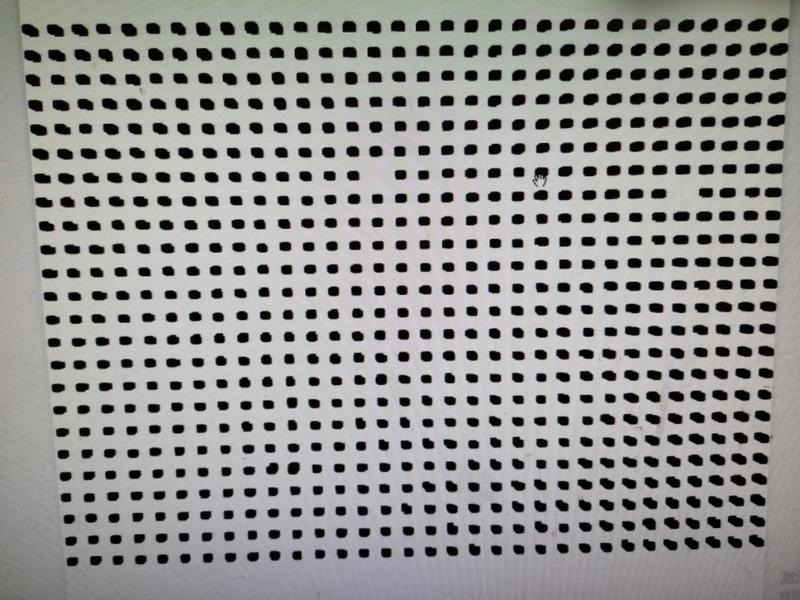
#> input picture opencv_prj/defect/kd3f6nh06a.png, 800 x 600 px, found by its file name
$ python defect_detector.py
#> lines starting #> are read from the running program, lines starting #| are printed output that depends on the picture; after the words box and inside, x2 and y2 are one past the last pixel; in counts of white or black regions, pixels touching at a corner belong together
import cv2
import numpy as np

class DefectDetector:
    def __init__(self):
        self.min_area = 10
        # 使用字典存储参数，方便通过滑动条更新
        self.params = {
            'h_tolerance': 18,  # 水平容差 (实际值除以10)
            'v_tolerance': 15,  # 垂直容差 (实际值除以10)
            'neighbor_threshold': 6,  # 邻近点验证阈值
            'row_tolerance': 5,  # 行分组容差
            'min_spacing': 5,  # 最小网格间距
            'max_spacing': 50   # 最大网格间距
        }

    def find_points(self, binary):
        """查找所有点的坐标"""
        contours, _ = cv2.findContours(binary, cv2.RETR_EXTERNAL, cv2.CHAIN_APPROX_SIMPLE)

        points = []
        for cnt in contours:
            if cv2.contourArea(cnt) > self.min_area:
                M = cv2.moments(cnt)
                if M["m00"] != 0:
                    cx = int(M["m10"] / M["m00"])
                    cy = int(M["m01"] / M["m00"])
                    points.append((cx, cy))

        return np.array(points)

    def group_points_by_rows(self, points):
        """将点按行分组，考虑图像倾斜"""
        sorted_points = points[np.argsort(points[:, 1])]

        rows = []
        current_row = [sorted_points[0]]
        current_y = sorted_points[0][1]

        for point in sorted_points[1:]:
            if abs(point[1] - current_y) <= self.params['row_tolerance']:
                current_row.append(point)
            else:
                if len(current_row) >= 3:  # 至少3个点才能构成有效行
                    rows.append(sorted(current_row, key=lambda p: p[0]))
                current_row = [point]
                current_y = point[1]

        if len(current_row) >= 3:
            rows.append(sorted(current_row, key=lambda p: p[0]))

        return rows

    def get_grid_parameters(self, points):
        """计算网格参数"""
        # 计算水平和垂直方向的间距
        x_diffs = []
        y_diffs = []

        for i in range(len(points)):
            for j in range(i + 1, len(points)):
                dx = abs(points[i][0] - points[j][0])
                dy = abs(points[i][1] - points[j][1])
                if self.params['min_spacing'] < dx < self.params['max_spacing']:  # 合理的水平间距范围
                    x_diffs.append(dx)
                if self.params['min_spacing'] < dy < self.params['max_spacing']:  # 合理的垂直间距范围
                    y_diffs.append(dy)

        # 使用直方图找出最常见的间距
        if x_diffs:
            hist_x, bins_x = np.histogram(x_diffs, bins=20)
            x_spacing = bins_x[np.argmax(hist_x)]
        else:
            x_spacing = None

        if y_diffs:
            hist_y, bins_y = np.histogram(y_diffs, bins=20)
            y_spacing = bins_y[np.argmax(hist_y)]
        else:
            y_spacing = None

        return x_spacing, y_spacing

    def verify_missing_point(self, x, y, points, x_spacing, y_spacing):
        """验证缺失点的有效性"""
        neighbor_count = 0

        # 检查8个方向的邻近点
        for px, py in points:
            dx = abs(px - x)
            dy = abs(py - y)

            # 检查点是否在合理的网格距离内
            if (x_spacing * 0.8 <= dx <= x_spacing * 1.2 and dy <= y_spacing * 0.3) or \
               (y_spacing * 0.8 <= dy <= y_spacing * 1.2 and dx <= x_spacing * 0.3) or \
               (x_spacing * 0.8 <= dx <= x_spacing * 1.2 and
                y_spacing * 0.8 <= dy <= y_spacing * 1.2):  # 对角线方向
                neighbor_count += 1
                if neighbor_count >= self.params['neighbor_threshold']:
                    return True
        return False

    def find_missing_points(self, rows, all_points):
        """检测缺失的点"""
        defects = []
        x_spacing, y_spacing = self.get_grid_parameters(all_points)

        if x_spacing is None or y_spacing is None:
            return defects

        # 检查水平方向的缺失点
        for row in rows:
            if len(row) < 5:
                continue

            for i in range(len(row)-1):
                current_dist = row[i+1][0] - row[i][0]
                if current_dist > x_spacing * self.params['h_tolerance'] / 10:
                    missing_count = round(current_dist / x_spacing) - 1
                    for j in range(missing_count):
                        x = int(row[i][0] + x_spacing * (j + 1))
                        y = int((row[i][1] + row[i+1][1]) / 2)
                        if self.verify_missing_point(x, y, all_points, x_spacing, y_spacing):
                            defects.append((x, y))

        return defects

    def process_image(self, image):
        """处理图像并返回结果（用于实时更新）"""
        gray = cv2.cvtColor(image, cv2.COLOR_BGR2GRAY)
        _, binary = cv2.threshold(gray, 0, 255, cv2.THRESH_OTSU | cv2.THRESH_BINARY_INV)

        points = self.find_points(binary)
        if len(points) == 0:
            return image.copy(), np.zeros_like(gray), []

        rows = self.group_points_by_rows(points)
        defects = self.find_missing_points(rows, points)

        result = image.copy()
        mask = np.zeros_like(gray)

        # 标记检测到的点
        for point in points:
            cv2.circle(result, tuple(point), 2, (0, 255, 0), -1)
            cv2.circle(mask, tuple(point), 3, 255, -1)

        # 标记缺陷
        for x, y in defects:
            cv2.circle(result, (x, y), 8, (0, 0, 255), 2)
            cv2.line(result, (x-6, y), (x+6, y), (0, 0, 255), 2)
            cv2.line(result, (x, y-6), (x, y+6), (0, 0, 255), 2)
            cv2.circle(mask, (x, y), 5, 200, 2)

        return result, mask, defects

def create_parameter_window():
    """创建参数调整窗口"""
    cv2.namedWindow('Parameters')

    # 创建滑动条
    cv2.createTrackbar('H_Tolerance(x0.1)', 'Parameters', 18, 30, lambda x: None)
    cv2.createTrackbar('V_Tolerance(x0.1)', 'Parameters', 15, 30, lambda x: None)
    cv2.createTrackbar('Neighbor_Threshold', 'Parameters', 6, 12, lambda x: None)
    cv2.createTrackbar('Row_Tolerance', 'Parameters', 5, 15, lambda x: None)
    cv2.createTrackbar('Min_Spacing', 'Parameters', 5, 20, lambda x: None)
    cv2.createTrackbar('Max_Spacing', 'Parameters', 50, 100, lambda x: None)

def get_parameters():
    """获取滑动条的参数值"""
    params = {}
    # params['h_tolerance'] = cv2.getTrackbarPos('H_Tolerance(x0.1)', 'Parameters')
    # params['v_tolerance'] = cv2.getTrackbarPos('V_Tolerance(x0.1)', 'Parameters')
    # params['neighbor_threshold'] = cv2.getTrackbarPos('Neighbor_Threshold', 'Parameters')
    # params['row_tolerance'] = cv2.getTrackbarPos('Row_Tolerance', 'Parameters')
    # params['min_spacing'] = cv2.getTrackbarPos('Min_Spacing', 'Parameters')
    # params['max_spacing'] = cv2.getTrackbarPos('Max_Spacing', 'Parameters')
    params['h_tolerance'] = 4
    params['v_tolerance'] = 15
    params['neighbor_threshold'] = 7
    params['row_tolerance'] = 10
    params['min_spacing'] = 12
    params['max_spacing'] = 47
    return params

def main():
    detector = DefectDetector()

    try:
        # image_path = input("请输入图像路径: ")
        image_path = r"D:\git\py_process\opencv_prj\defect\kd3f6nh06a.png"
        image = cv2.imread(image_path)
#> image is the input picture: shape (600, 800, 3); mean B, G, R 147.1, 148.4, 149.1
        if image is None:
            raise Exception("无法读取图像")

        # 创建参数调整窗口
        # create_parameter_window()

        while True:
            # 获取当前参数
            detector.params = get_parameters()

            # 处理图像
            result, mask, defects = detector.process_image(image)
#> in process_image, `_, binary = cv2.threshold(gray, 0, 255, cv2.THRESH_OTSU | cv2.THRESH_B..`:
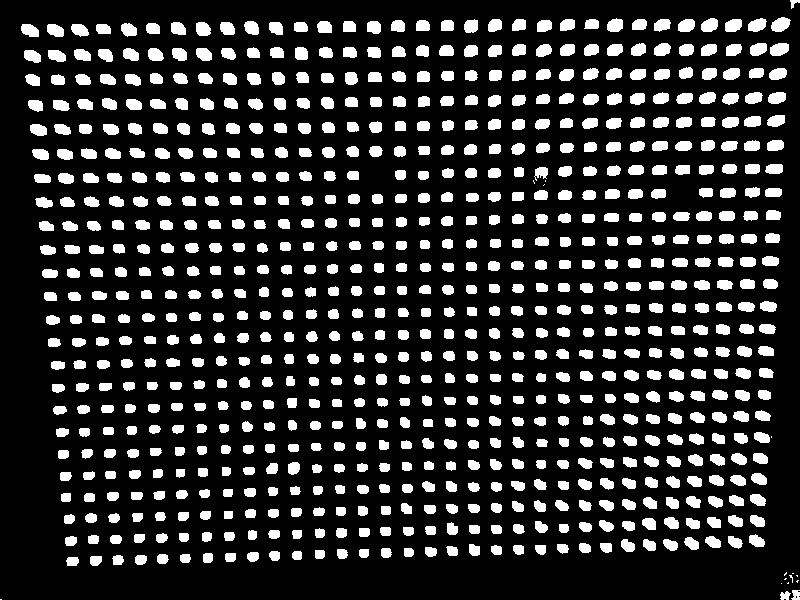
#> binary: shape (600, 800); 18.3% white; 782 white regions (13 under 20 px)
#> in find_points, `contours, _ = cv2.findContours(binary, cv2.RETR_EXTERNAL, cv2.CHAIN_AP..`: contours = 782 contours, 13 with area under 20; largest, box (x1, y1, x2, y2) and area: (771, 17, 791, 32) 189, (770, 43, 789, 56) 178, (748, 18, 767, 32) 168, (701, 18, 718, 32) 166, (725, 19, 742, 32) 163
#> the loop in find_points, `for cnt in contours:` made 782 passes
#> (cx, cy) on passes 2, 3, 12, 13, 14, 15, 16, 17, 18, 19, 20, 21: (784, 595), (795, 594), (72, 560), (95, 560), (140, 559), (117, 559), (184, 557), (162, 558), (230, 556), (207, 557), (252, 556), (296, 555)
#> cnt on passes 1, 4, 5, 7, 8, 10: [[0, 599], [1, 599]], [[781, 583]], [[788, 582], [787, 583], [788, 583]], [[785, 578], [784, 579], [785, 579], [786, 578]], [[796, 575], [797, 576], [797, 575]], [[792, 573], [793, 573]]
#> after the loop in find_points, `for cnt in contours:`: points = 769 pairs, first value 29 to 795, second value 2 to 595
#> in group_points_by_rows, `sorted_points = points[np.argsort(points[:, 1])]`: sorted_points has the same summary as points in find_points
#> in group_points_by_rows, `current_row = [sorted_points[0]]`: current_row = [[793, 2]]
#> in group_points_by_rows, `current_y = sorted_points[0][1]`: current_y = 2
#> the loop in group_points_by_rows, `for point in sorted_points[1:]:` made 768 passes
#> (current_row, current_y) on passes 1, 33, 65, 97: ([[591, 23]], 23), ([[757, 48]], 48), ([[756, 72]], 72), ([[660, 97]], 97)
#> point on passes 2 to 7: [639, 24], [518, 24], [756, 24], [494, 24], [566, 24], [661, 24]
#> after the loop in group_points_by_rows, `for point in sorted_points[1:]:`: rows = 39 items
#> after the loop in get_grid_parameters, `for i in range(len(points)):`: x_diffs = 26418 items; y_diffs = 34386 items
#> in get_grid_parameters, `hist_x, bins_x = np.histogram(x_diffs, bins=20)`: hist_x = 20 values, max 3263 at index 6, min 464 at index 11, mean 1320.9; bins_x = 21 values from 13 to 46
#> in get_grid_parameters, `x_spacing = bins_x[np.argmax(hist_x)]`: x_spacing = 22.9
#> in get_grid_parameters, `hist_y, bins_y = np.histogram(y_diffs, bins=20)`: hist_y = 20 values, max 3582 at index 6, min 571 at index 14, mean 1719.3; bins_y = 21 values from 13 to 46
#> in get_grid_parameters, `y_spacing = bins_y[np.argmax(hist_y)]`: y_spacing = 22.9
#> the loop in find_missing_points, `for row in rows:` made 39 passes
#> row on passes 10, 12, 14: [[45, 225], [69, 225], [93, 225]], [[47, 249], [71, 249], [95, 249], [118, 248], [143, 248]], [[49, 273], [72, 272], [96, 272], [120, 271], [144, 271]]
#> after the loop in find_missing_points, `for row in rows:`: defects = [(374, 174), (680, 192)]
#> the loop in process_image, `for point in points:` made 769 passes
#> after the loop in process_image, `for point in points:`:
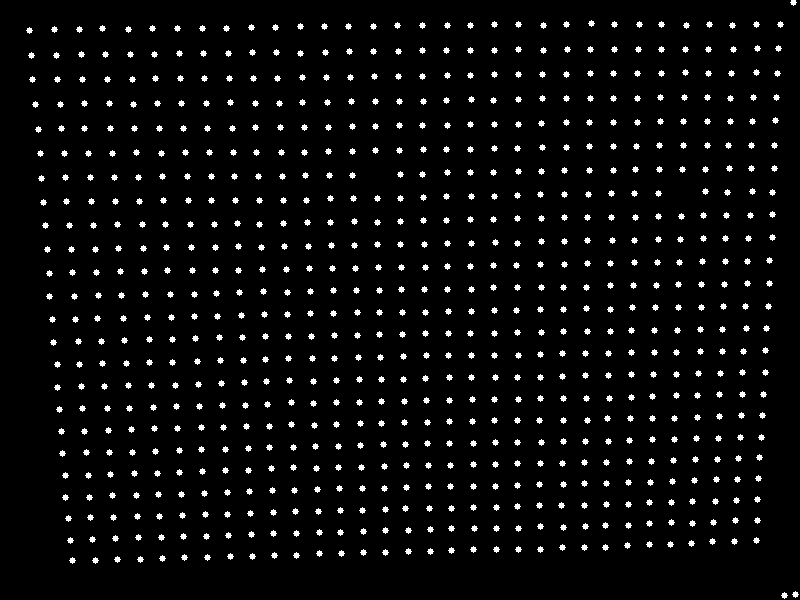
#> mask: shape (600, 800); 4.6% white; 769 white regions, largest, box (x1, y1, x2, y2) and area: (491, 21, 498, 28) 29, (515, 21, 522, 28) 29, (563, 21, 570, 28) 29
#> after the loop in process_image, `for point in points:`:
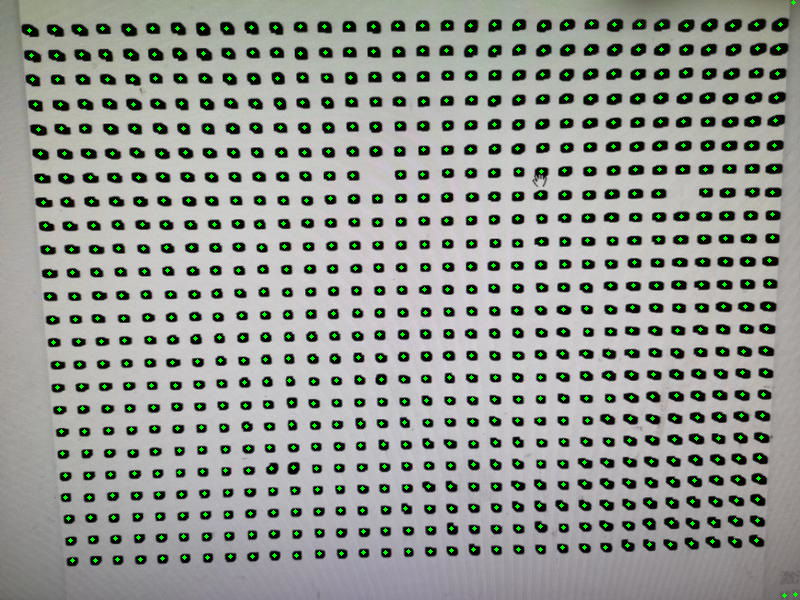
#> result: shape (600, 800, 3); 2.08% of pixels changed, all inside (x1, y1, x2, y2) = (27, 0, 798, 598)
#> the loop in process_image, `for x, y in defects:` made 2 passes
#> after the loop in process_image, `for x, y in defects:`: mask: shape (600, 800); 0.04% of pixels changed, all inside (x1, y1, x2, y2) = (368, 168, 687, 199)
#> after the loop in process_image, `for x, y in defects:`:
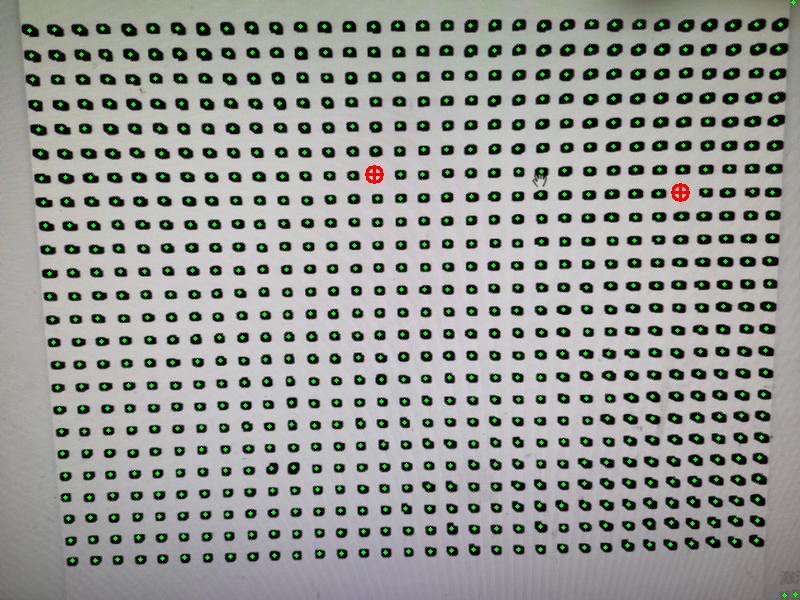
#> result: shape (600, 800, 3); 0.09% of pixels changed, all inside (x1, y1, x2, y2) = (365, 165, 690, 202)
#> defects = [(374, 174), (680, 192)]

            # 显示结果
            cv2.imshow("原图及缺陷标记", result)
            cv2.imshow("点阵分析", mask)

            # 显示检测结果
            info_image = np.zeros((100, 400, 3), dtype=np.uint8)
            cv2.putText(info_image, f"Defects found: {len(defects)}",
                       (10, 30), cv2.FONT_HERSHEY_SIMPLEX, 0.7, (255, 255, 255), 2)
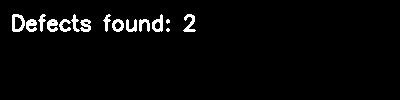
#> info_image: shape (100, 400, 3); 3.1% white; 15 white regions (2 under 20 px), largest, box (x1, y1, x2, y2) and area: (12, 14, 25, 32) 134, (183, 14, 196, 32) 114, (152, 14, 163, 32) 112
            cv2.imshow("Info", info_image)

            key = cv2.waitKey(100) & 0xFF
#> (key Esc is pressed here)
            if key == 27:  # ESC键退出
                break
            elif key == ord('s'):  # 's'键保存结果
                # cv2.imwrite("defect_result.png", result)
                print(f"检测到 {len(defects)} 个缺陷")
                print(f"缺陷位置: {defects}")
                print(f"当前参数:")
                for k, v in detector.params.items():
                    print(f"  {k}: {v}")
                print("结果已保存至: defect_result.png")

        cv2.destroyAllWindows()

    except Exception as e:
        print(f"错误: {str(e)}")

if __name__ == "__main__":
    main()
